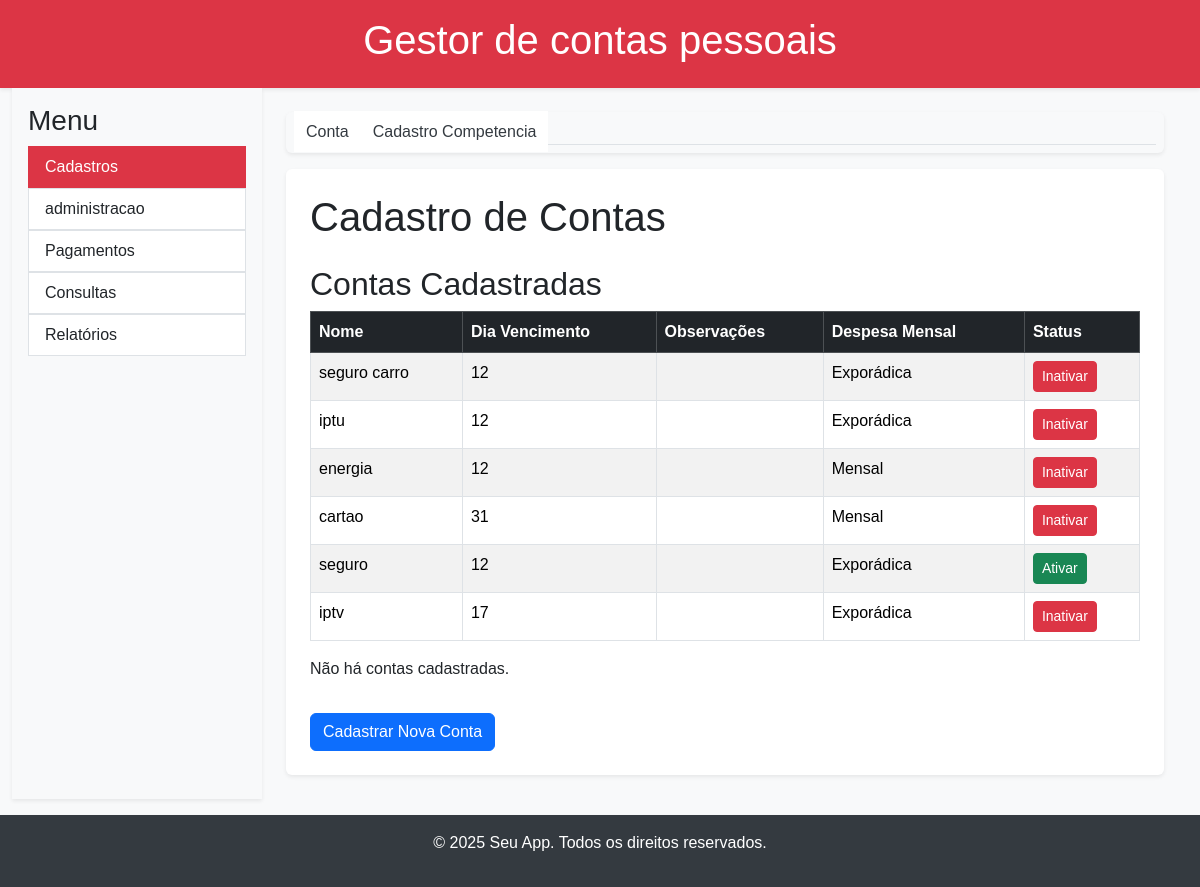
The page /cadastro_conta/ on the database its author committed.
### app/gestor_contas/models.py (models this page shows, shortened)
class Submenu(models.Model):
    nome = models.CharField(max_length=100)
    url = models.CharField(max_length=100)
    icone = models.CharField(max_length=50)
    pagina = models.CharField(max_length=100)

class Conta(models.Model):
    nome = models.CharField(max_length=255)
    data_vencimento = models.IntegerField(
        validators=[MinValueValidator(1), MaxValueValidator(31)],
        verbose_name="Dia de Vencimento"  # Opcional: Um nome mais amigável para o campo
    )
    observacoes = models.TextField(null=True, blank=True)
    data_cadastro = models.DateTimeField(auto_now_add=True)
    ativa = models.BooleanField(default=True)
    mensal = models.BooleanField(default=False)
    subvalor = models.BooleanField(default=False)

### app/gestor_contas/views.py (the view)
# urls.py: path('cadastro_conta/', views.cadastro_conta, name='cadastro_conta'),
def cadastro_conta(request):
    contas_cadastradas = Conta.objects.all()
    context = {
        'submenu': geraSubMenu('cadastro'),
        'title': 'Cadastro de Contas',
        'subtitle': 'Contas Cadastradas',
        'contas_cadastradas': contas_cadastradas,
    }
    return render(request, 'gestor_contas/cadastro_conta.html', context)

### app/gestor_contas/utils.py (called while the page is built)
def geraSubMenu(pagina):
    submenu = Submenu.objects.filter(pagina=pagina)
    return submenu

### templates/gestor_contas/cadastro_conta.html (shortened to what this page needs)
{% extends 'base/base.html' %}
{% block sidebar %}
    {% include 'shared/sidebar.html' %}
{% endblock %}
{% block submenu %}
    {% include 'shared/submenu.html' %}
{% endblock %}
{% block content %}
    <div class="bg-white p-4 shadow-sm rounded">
        <h1>{{ title }}</h1>
        <div class="mt-4">
            <h2>{{ subtitle }}</h2>
            {% if contas_cadastradas %}
                <div class="table-responsive">
                    <table class="table table-striped table-bordered">
                        <thead class="table-dark">
                            <tr>
                                <th>Nome</th>
                                <th>Dia Vencimento</th>
                                <th>Observações</th>
                                <th>Despesa Mensal</th>
                                <th>Status</th>
                            </tr>
                        </thead>
                        <tbody>
                            {% for conta in contas_cadastradas %}
                                <tr>
                                    <td>{{ conta.nome }}</td>
                                    <td>{{ conta.data_vencimento }}</td>
                                    <td>{{ conta.observacoes|default_if_none:"-" }}</td>
                                    <td>{% if conta.mensal %}Mensal{%else%}Exporádica{%endif%}</td>
                                    <td>
                                            <form method="post" action="{% url 'gestor_contas:altera_status' conta.id %}" style="display: inline;">
                                                {% if conta.ativa  %}
                                                    <button type="submit" class="btn btn-sm btn-danger">Inativar</button>
                                                {% else %}
                                                    <button type="submit" class="btn btn-sm btn-success">Ativar</button>
                                                {% endif %}
                                            </form>
                                    </td>
                                </tr>
                            {% endfor %}
                        </tbody>
                    </table>
                </div>
            {% else %}
                <p>Não há contas cadastradas.</p>
            {% endif %}
            {% if contas_embutidas %}
                <div class="table-responsive">
                    <table class="table table-striped table-bordered">
                        <thead class="table-dark">
                            <tr>
                                <th>Nome</th>
                                <th>Dia Vencimento</th>
                                <th>Observações</th>
                                <th>Ações</th>
                            </tr>
                        </thead>
                        <tbody>
                            {% for conta in contas_embutidas %}
                                <tr>
                                    <td>{{ conta.nome }}</td>
                                    <td>{{ conta.data_vencimento }}</td>
                                    <td>{{ conta.observacoes|default_if_none:"-" }}</td>
                                    <td>
                                            <form method="post" action="{% url 'gestor_contas:altera_status' conta.id %}" style="display: inline;">
                                                {% csrf_token %}
                                                <input type="hidden" name="pagina" value="cadastro_conta">
                                                <input type="hidden" name="tipo" value="conta_embutida">
                                                {% if conta.ativa  %}
                                                    <button type="submit" class="btn btn-sm btn-warning">Inativar</button>
                                                {% else %}
                                                    <button type="submit" class="btn btn-sm btn-success">Ativar</button>
                                                {% endif %}
                                            </form>
                                    </td>
                                </tr>
                            {% endfor %}
                        </tbody>
                    </table>
                </div>
            {% else %}
                <p>Não há contas cadastradas.</p>
            {% endif %}
        </div>
        <a href="{% url 'gestor_contas:cadastro_contas' %}" class="btn btn-primary mt-3">Cadastrar Nova Conta</a>
    </div>
{% endblock %}

### templates/base/base.html (shortened to what this page needs)
{% load static %}
<!DOCTYPE html>
<html lang="pt-br">
<head>
    <link href="https://cdn.jsdelivr.net/npm/bootstrap@5.3.2/dist/css/bootstrap.min.css" rel="stylesheet">
    <link rel="stylesheet" href="{% static 'css/style.css' %}">
</head>
<body>
    <div class="top-bar shadow-sm">
        {% block top_bar %}
            <h1>Gestor de contas pessoais</h1>
        {% endblock %}
    </div>
    <div class="container-fluid">
        <div class="sidebar shadow-sm">
            {% block sidebar %}
                {% endblock %}
        </div>
        <main class="content">
            {% block submenu %}
                {% endblock %}
            <div class="mt-3">
                {% block content %}
                    {% endblock %}
            </div>
        </main>
    </div>
    <footer class="footer shadow-sm mt-3">
        {% block footer %}
            <p>&copy; 2025 Seu App. Todos os direitos reservados.</p>
        {% endblock %}
    </footer>
</body>
</html>

### templates/shared/sidebar.html
<div class="list-group">
    <h3 class="mb-2">Menu</h3>
    <div class="dropdown">
        <a href="{% url 'gestor_contas:cadastro_conta' %}" class="list-group-item list-group-item-action {% if request.path == '/cadastro_conta/' %}active{% endif %}">
            Cadastros
        </a>
    </div>
    <div class="dropdown">
        <a href="{% url 'gestor_contas:administracao' %}" class="list-group-item list-group-item-action {% if request.path == '/administracao/' %}active{% endif %}">
            administracao
        </a>
    </div>
    <div class="dropdown">
        <a href="{% url 'gestor_contas:pagamentos' %}" class="list-group-item list-group-item-action {% if request.path == '/pagamentos/' %}active{% endif %}">
            Pagamentos
        </a>
    </div>
        <div class="dropdown">
        <a href="{% url 'gestor_contas:consultas' %}" class="list-group-item list-group-item-action {% if request.path == '/consultas/' %}active{% endif %}">
            Consultas
        </a>
    </div>
    <div class="dropdown">
        <a href="{% url 'gestor_contas:relatorios' %}" class="list-group-item list-group-item-action {% if request.path == '/relatorios/' %}active{% endif %}">
            Relatórios
        </a>
    </div>
</div>

### templates/shared/submenu.html
<div class="bg-light p-2 mb-3 shadow-sm rounded">
    {% if submenu %}
    <ul class="nav nav-tabs">
        {% for item in submenu %}
        <li class="nav-item">
            {% url item.url as submenu_url %}
                <a class="submenu {% if request.path == submenu_url %}active{% endif %}"
                aria-current="page" href="{{ submenu_url }}">{{ item.nome }}</a>
        </li>
        {% endfor %}
    </ul>
    {% endif %}
</div>

### static/css/style.css (style rules this page uses)
body { font-family: sans-serif; background-color: #f8f9fa; display: flex; flex-direction: column; min-height: 100vh; }
.top-bar { background-color: #dc3545; color: white; padding: 1rem; text-align: center; }
.container-fluid { flex-grow: 1; display: flex; }
.sidebar { background-color: #f8f9fa; width: 250px; padding: 1rem; }
.submenu { background-color: #ffffff; padding: 0.75rem; margin-bottom: 0.5rem; transition: background-color 0.3s ease; }
.content { flex-grow: 1; padding: 1.5rem; }
.footer { background-color: #343a40; color: white; text-align: center; padding: 1rem; }
.shadow-sm { box-shadow: 0 .125rem .25rem rgba(0,0,0,.075)!important; }
.list-group-item.active { background-color: #dc3545; border-color: #dc3545; color: white; }
a { text-decoration: none; color: #343a40; }

### rows shown on the page
Submenu: nome "Conta"
Submenu: nome "Cadastro Competencia"
Conta: nome "seguro carro", data_vencimento "12", mensal "Exporádica", ativa "Inativar"
Conta: nome "iptu", data_vencimento "12", mensal "Exporádica", ativa "Inativar"
Conta: nome "energia", data_vencimento "12", mensal "Mensal", ativa "Inativar"
Conta: nome "cartao", data_vencimento "31", mensal "Mensal", ativa "Inativar"
Conta: nome "seguro", data_vencimento "12", mensal "Exporádica", ativa "Ativar"
Conta: nome "iptv", data_vencimento "17", mensal "Exporádica", ativa "Inativar"

### other values the page prints
{{ title }} "Cadastro de Contas"
{{ subtitle }} "Contas Cadastradas"
